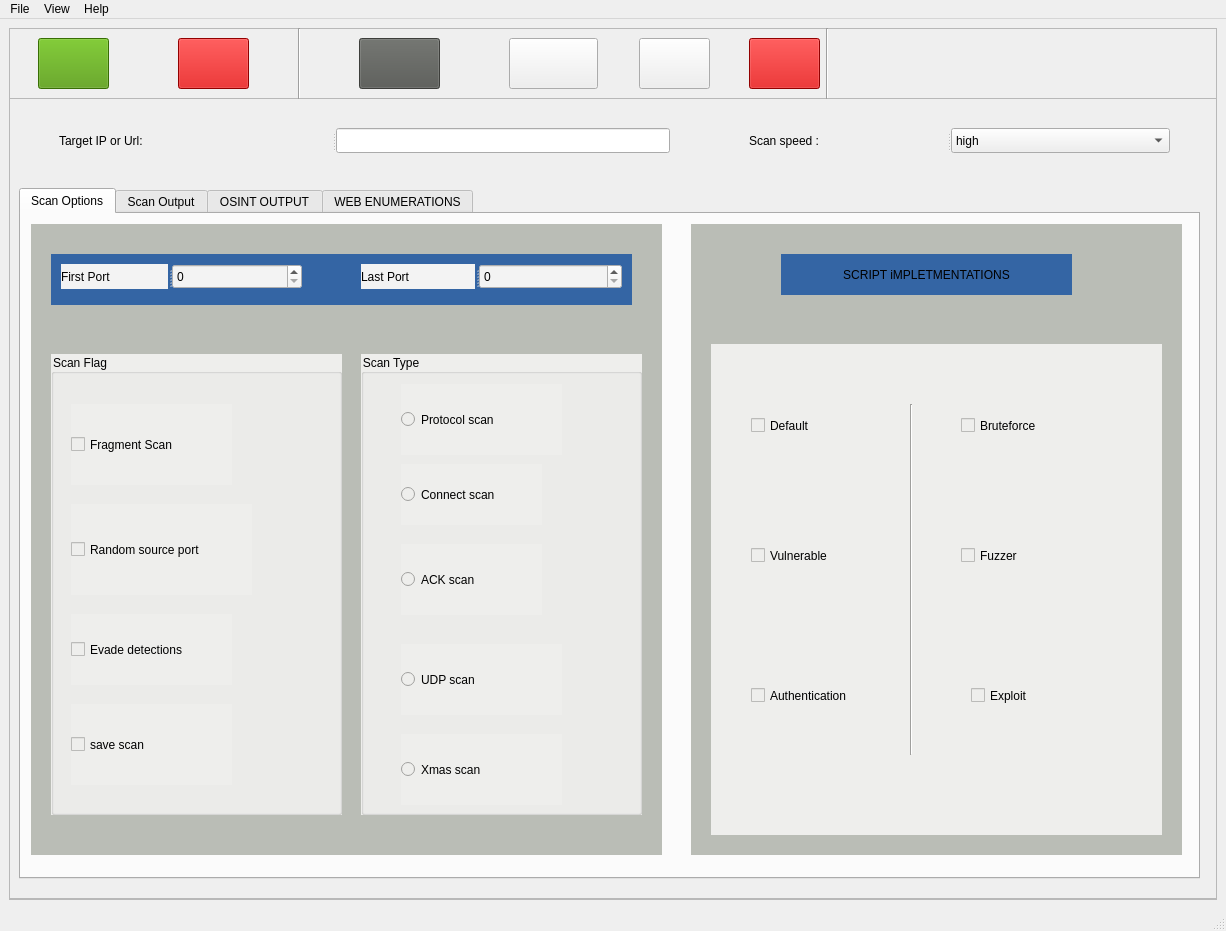
<?xml version="1.0" encoding="UTF-8"?>
<ui version="4.0">
 <class>MainWindow</class>
 <widget class="QMainWindow" name="MainWindow">
  <property name="geometry">
   <rect>
    <x>0</x>
    <y>0</y>
    <width>1226</width>
    <height>931</height>
   </rect>
  </property>
  <property name="windowTitle">
   <string>CYNIX NETWORK AND VULNERABILITY SCANNER</string>
  </property>
  <property name="windowIcon">
   <iconset resource="icons/NDMS.qrc">
    <normaloff>:/Icons/nmap_94081.png</normaloff>:/Icons/nmap_94081.png</iconset>
  </property>
  <property name="accessibleDescription">
   <string/>
  </property>
  <property name="styleSheet">
   <string notr="true"/>
  </property>
  <widget class="QWidget" name="centralwidget">
   <layout class="QVBoxLayout" name="verticalLayout">
    <item>
     <widget class="QFrame" name="frame">
      <property name="frameShape">
       <enum>QFrame::StyledPanel</enum>
      </property>
      <property name="frameShadow">
       <enum>QFrame::Raised</enum>
      </property>
      <widget class="QFrame" name="Parent_frame">
       <property name="geometry">
        <rect>
         <x>0</x>
         <y>0</y>
         <width>1211</width>
         <height>871</height>
        </rect>
       </property>
       <property name="styleSheet">
        <string notr="true"/>
       </property>
       <property name="frameShape">
        <enum>QFrame::StyledPanel</enum>
       </property>
       <property name="frameShadow">
        <enum>QFrame::Raised</enum>
       </property>
       <widget class="QFrame" name="Menubar_frame">
        <property name="geometry">
         <rect>
          <x>0</x>
          <y>0</y>
          <width>1211</width>
          <height>71</height>
         </rect>
        </property>
        <property name="frameShape">
         <enum>QFrame::StyledPanel</enum>
        </property>
        <property name="frameShadow">
         <enum>QFrame::Raised</enum>
        </property>
        <widget class="QWidget" name="startstop_widget" native="true">
         <property name="geometry">
          <rect>
           <x>-1</x>
           <y>0</y>
           <width>291</width>
           <height>71</height>
          </rect>
         </property>
         <widget class="QPushButton" name="startscanButton">
          <property name="geometry">
           <rect>
            <x>30</x>
            <y>10</y>
            <width>71</width>
            <height>51</height>
           </rect>
          </property>
          <property name="styleSheet">
           <string notr="true">background-color : rgb(78, 154, 6)</string>
          </property>
          <property name="text">
           <string/>
          </property>
          <property name="icon">
           <iconset resource="icons/NDMS.qrc">
            <normaloff>:/Icons/Start_37108.png</normaloff>:/Icons/Start_37108.png</iconset>
          </property>
          <property name="iconSize">
           <size>
            <width>40</width>
            <height>40</height>
           </size>
          </property>
         </widget>
         <widget class="QPushButton" name="stopscanButton">
          <property name="geometry">
           <rect>
            <x>170</x>
            <y>10</y>
            <width>71</width>
            <height>51</height>
           </rect>
          </property>
          <property name="styleSheet">
           <string notr="true">background-color : rgb(204, 0, 0)</string>
          </property>
          <property name="text">
           <string/>
          </property>
          <property name="icon">
           <iconset resource="icons/NDMS.qrc">
            <normaloff>:/Icons/cancel_stop_exit_1583.png</normaloff>:/Icons/cancel_stop_exit_1583.png</iconset>
          </property>
          <property name="iconSize">
           <size>
            <width>40</width>
            <height>40</height>
           </size>
          </property>
         </widget>
        </widget>
        <widget class="Line" name="menubar_line">
         <property name="geometry">
          <rect>
           <x>280</x>
           <y>0</y>
           <width>20</width>
           <height>71</height>
          </rect>
         </property>
         <property name="orientation">
          <enum>Qt::Vertical</enum>
         </property>
        </widget>
        <widget class="Line" name="line">
         <property name="geometry">
          <rect>
           <x>810</x>
           <y>0</y>
           <width>16</width>
           <height>71</height>
          </rect>
         </property>
         <property name="orientation">
          <enum>Qt::Vertical</enum>
         </property>
        </widget>
        <widget class="QPushButton" name="openScanFile_Button">
         <property name="geometry">
          <rect>
           <x>350</x>
           <y>10</y>
           <width>81</width>
           <height>51</height>
          </rect>
         </property>
         <property name="styleSheet">
          <string notr="true">background-color : rgb(85, 87, 83)</string>
         </property>
         <property name="text">
          <string/>
         </property>
         <property name="icon">
          <iconset resource="icons/NDMS.qrc">
           <normaloff>:/Icons/open-file_40455.png</normaloff>:/Icons/open-file_40455.png</iconset>
         </property>
         <property name="iconSize">
          <size>
           <width>50</width>
           <height>50</height>
          </size>
         </property>
        </widget>
        <widget class="QPushButton" name="exitAppButton">
         <property name="geometry">
          <rect>
           <x>740</x>
           <y>10</y>
           <width>71</width>
           <height>51</height>
          </rect>
         </property>
         <property name="styleSheet">
          <string notr="true">background-color : rgb(204, 0, 0)</string>
         </property>
         <property name="text">
          <string/>
         </property>
         <property name="icon">
          <iconset resource="icons/NDMS.qrc">
           <normaloff>:/Icons/button_exit_15724.png</normaloff>:/Icons/button_exit_15724.png</iconset>
         </property>
         <property name="iconSize">
          <size>
           <width>50</width>
           <height>50</height>
          </size>
         </property>
        </widget>
        <widget class="QPushButton" name="osint_Button">
         <property name="geometry">
          <rect>
           <x>500</x>
           <y>10</y>
           <width>89</width>
           <height>51</height>
          </rect>
         </property>
         <property name="whatsThis">
          <string>Discover more information about target(OSINT)</string>
         </property>
         <property name="text">
          <string/>
         </property>
         <property name="icon">
          <iconset resource="icons/NDMS.qrc">
           <normaloff>:/Icons/nmap_94081.png</normaloff>:/Icons/nmap_94081.png</iconset>
         </property>
         <property name="iconSize">
          <size>
           <width>50</width>
           <height>50</height>
          </size>
         </property>
        </widget>
        <widget class="QPushButton" name="WebEnum_Button">
         <property name="geometry">
          <rect>
           <x>630</x>
           <y>10</y>
           <width>71</width>
           <height>51</height>
          </rect>
         </property>
         <property name="styleSheet">
          <string notr="true"/>
         </property>
         <property name="text">
          <string/>
         </property>
         <property name="icon">
          <iconset resource="icons/NDMS.qrc">
           <normaloff>:/Icons/icons8-broken-link-64.png</normaloff>:/Icons/icons8-broken-link-64.png</iconset>
         </property>
         <property name="iconSize">
          <size>
           <width>50</width>
           <height>50</height>
          </size>
         </property>
        </widget>
       </widget>
       <widget class="QTabWidget" name="scanOutput_Tab">
        <property name="geometry">
         <rect>
          <x>10</x>
          <y>160</y>
          <width>1181</width>
          <height>691</height>
         </rect>
        </property>
        <property name="styleSheet">
         <string notr="true"/>
        </property>
        <property name="currentIndex">
         <number>0</number>
        </property>
        <widget class="QWidget" name="scanoption_tab">
         <attribute name="title">
          <string>Scan Options</string>
         </attribute>
         <widget class="QWidget" name="optionwidget_1" native="true">
          <property name="geometry">
           <rect>
            <x>10</x>
            <y>10</y>
            <width>631</width>
            <height>631</height>
           </rect>
          </property>
          <property name="styleSheet">
           <string notr="true">background-color : rgb(186, 189, 182)</string>
          </property>
          <widget class="QWidget" name="port_widget" native="true">
           <property name="geometry">
            <rect>
             <x>20</x>
             <y>30</y>
             <width>581</width>
             <height>51</height>
            </rect>
           </property>
           <property name="styleSheet">
            <string notr="true">background-color :rgb(52, 101, 164)</string>
           </property>
           <widget class="QSplitter" name="firstport_splitter">
            <property name="geometry">
             <rect>
              <x>10</x>
              <y>10</y>
              <width>241</width>
              <height>25</height>
             </rect>
            </property>
            <property name="orientation">
             <enum>Qt::Horizontal</enum>
            </property>
            <widget class="QLabel" name="firstport_label">
             <property name="styleSheet">
              <string notr="true">background-color : rgb(243, 243, 243)</string>
             </property>
             <property name="text">
              <string>First Port</string>
             </property>
            </widget>
            <widget class="QSpinBox" name="firstPort">
             <property name="styleSheet">
              <string notr="true">background-color : rgb(243, 243, 243)</string>
             </property>
             <property name="minimum">
              <number>0</number>
             </property>
             <property name="maximum">
              <number>65536</number>
             </property>
            </widget>
           </widget>
           <widget class="QSplitter" name="lastport_splitter">
            <property name="geometry">
             <rect>
              <x>310</x>
              <y>10</y>
              <width>261</width>
              <height>25</height>
             </rect>
            </property>
            <property name="orientation">
             <enum>Qt::Horizontal</enum>
            </property>
            <widget class="QLabel" name="lastport_label">
             <property name="styleSheet">
              <string notr="true">background-color : rgb(243, 243, 243)</string>
             </property>
             <property name="text">
              <string>Last Port</string>
             </property>
            </widget>
            <widget class="QSpinBox" name="lastPort">
             <property name="accessibleDescription">
              <string extracomment="enter last port range to scan"/>
             </property>
             <property name="styleSheet">
              <string notr="true">background-color : rgb(243, 243, 243)</string>
             </property>
             <property name="maximum">
              <number>65536</number>
             </property>
             <property name="displayIntegerBase">
              <number>10</number>
             </property>
            </widget>
           </widget>
          </widget>
          <widget class="QGroupBox" name="groupBox">
           <property name="geometry">
            <rect>
             <x>330</x>
             <y>130</y>
             <width>281</width>
             <height>461</height>
            </rect>
           </property>
           <property name="styleSheet">
            <string notr="true">background-color : rgb(238, 238, 236)</string>
           </property>
           <property name="title">
            <string>Scan Type</string>
           </property>
           <widget class="QRadioButton" name="Versionscan_button">
            <property name="geometry">
             <rect>
              <x>40</x>
              <y>30</y>
              <width>161</width>
              <height>71</height>
             </rect>
            </property>
            <property name="text">
             <string>Protocol scan</string>
            </property>
           </widget>
           <widget class="QRadioButton" name="UDPscan_button">
            <property name="geometry">
             <rect>
              <x>40</x>
              <y>290</y>
              <width>161</width>
              <height>71</height>
             </rect>
            </property>
            <property name="text">
             <string>UDP scan</string>
            </property>
           </widget>
           <widget class="QRadioButton" name="Xmasscan_button">
            <property name="geometry">
             <rect>
              <x>40</x>
              <y>380</y>
              <width>161</width>
              <height>71</height>
             </rect>
            </property>
            <property name="text">
             <string>Xmas scan</string>
            </property>
           </widget>
           <widget class="QRadioButton" name="ACKscan_button">
            <property name="geometry">
             <rect>
              <x>40</x>
              <y>190</y>
              <width>141</width>
              <height>71</height>
             </rect>
            </property>
            <property name="text">
             <string>ACK scan</string>
            </property>
           </widget>
           <widget class="QRadioButton" name="Connectscan_button">
            <property name="geometry">
             <rect>
              <x>40</x>
              <y>110</y>
              <width>141</width>
              <height>61</height>
             </rect>
            </property>
            <property name="text">
             <string>Connect scan</string>
            </property>
           </widget>
          </widget>
          <widget class="QGroupBox" name="groupBox_2">
           <property name="geometry">
            <rect>
             <x>20</x>
             <y>130</y>
             <width>291</width>
             <height>461</height>
            </rect>
           </property>
           <property name="styleSheet">
            <string notr="true">background-color : rgb(238, 238, 236)</string>
           </property>
           <property name="title">
            <string>Scan Flag</string>
           </property>
           <widget class="QCheckBox" name="frag_checkBox">
            <property name="geometry">
             <rect>
              <x>20</x>
              <y>50</y>
              <width>161</width>
              <height>81</height>
             </rect>
            </property>
            <property name="text">
             <string>Fragment Scan</string>
            </property>
           </widget>
           <widget class="QCheckBox" name="savescan_checkBox">
            <property name="geometry">
             <rect>
              <x>20</x>
              <y>350</y>
              <width>161</width>
              <height>81</height>
             </rect>
            </property>
            <property name="text">
             <string>save scan</string>
            </property>
           </widget>
           <widget class="QCheckBox" name="portchanger_checkBox">
            <property name="geometry">
             <rect>
              <x>20</x>
              <y>150</y>
              <width>181</width>
              <height>91</height>
             </rect>
            </property>
            <property name="text">
             <string>Random source port</string>
            </property>
           </widget>
           <widget class="QCheckBox" name="evadedetection_checkBox">
            <property name="geometry">
             <rect>
              <x>20</x>
              <y>260</y>
              <width>161</width>
              <height>71</height>
             </rect>
            </property>
            <property name="text">
             <string>Evade detections</string>
            </property>
           </widget>
          </widget>
         </widget>
         <widget class="QWidget" name="scripOptionsGroup" native="true">
          <property name="enabled">
           <bool>true</bool>
          </property>
          <property name="geometry">
           <rect>
            <x>670</x>
            <y>10</y>
            <width>491</width>
            <height>631</height>
           </rect>
          </property>
          <property name="autoFillBackground">
           <bool>false</bool>
          </property>
          <property name="styleSheet">
           <string notr="true">background-color : rgb(186, 189, 182)</string>
          </property>
          <widget class="QWidget" name="scriptCateg" native="true">
           <property name="geometry">
            <rect>
             <x>20</x>
             <y>120</y>
             <width>451</width>
             <height>491</height>
            </rect>
           </property>
           <property name="styleSheet">
            <string notr="true">background-color : rgb(238, 238, 236)</string>
           </property>
           <widget class="QCheckBox" name="defaultScript">
            <property name="geometry">
             <rect>
              <x>40</x>
              <y>70</y>
              <width>91</width>
              <height>23</height>
             </rect>
            </property>
            <property name="text">
             <string>Default </string>
            </property>
            <property name="checked">
             <bool>false</bool>
            </property>
           </widget>
           <widget class="QCheckBox" name="vulnScript">
            <property name="geometry">
             <rect>
              <x>40</x>
              <y>200</y>
              <width>101</width>
              <height>23</height>
             </rect>
            </property>
            <property name="text">
             <string>Vulnerable </string>
            </property>
           </widget>
           <widget class="QCheckBox" name="exploitScript">
            <property name="geometry">
             <rect>
              <x>260</x>
              <y>340</y>
              <width>141</width>
              <height>23</height>
             </rect>
            </property>
            <property name="text">
             <string>Exploit </string>
            </property>
           </widget>
           <widget class="QCheckBox" name="authScriopt">
            <property name="geometry">
             <rect>
              <x>40</x>
              <y>340</y>
              <width>121</width>
              <height>23</height>
             </rect>
            </property>
            <property name="text">
             <string>Authentication</string>
            </property>
           </widget>
           <widget class="QCheckBox" name="bruteScript">
            <property name="geometry">
             <rect>
              <x>250</x>
              <y>70</y>
              <width>141</width>
              <height>23</height>
             </rect>
            </property>
            <property name="text">
             <string>Bruteforce</string>
            </property>
           </widget>
           <widget class="Line" name="menubar_line_2">
            <property name="geometry">
             <rect>
              <x>190</x>
              <y>60</y>
              <width>20</width>
              <height>351</height>
             </rect>
            </property>
            <property name="orientation">
             <enum>Qt::Vertical</enum>
            </property>
           </widget>
           <widget class="QCheckBox" name="fuzzScript">
            <property name="geometry">
             <rect>
              <x>250</x>
              <y>200</y>
              <width>141</width>
              <height>23</height>
             </rect>
            </property>
            <property name="text">
             <string>Fuzzer</string>
            </property>
           </widget>
          </widget>
          <widget class="QLabel" name="script_implementation_label">
           <property name="geometry">
            <rect>
             <x>90</x>
             <y>30</y>
             <width>291</width>
             <height>41</height>
            </rect>
           </property>
           <property name="styleSheet">
            <string notr="true">background-color : rgb(52, 101, 164)</string>
           </property>
           <property name="text">
            <string>SCRIPT iMPLETMENTATIONS</string>
           </property>
           <property name="alignment">
            <set>Qt::AlignCenter</set>
           </property>
          </widget>
         </widget>
        </widget>
        <widget class="QWidget" name="scanoutput_tab">
         <attribute name="title">
          <string>Scan Output</string>
         </attribute>
         <widget class="QScrollArea" name="displayresults">
          <property name="geometry">
           <rect>
            <x>10</x>
            <y>10</y>
            <width>1161</width>
            <height>641</height>
           </rect>
          </property>
          <property name="sizeAdjustPolicy">
           <enum>QAbstractScrollArea::AdjustToContents</enum>
          </property>
          <property name="widgetResizable">
           <bool>true</bool>
          </property>
          <widget class="QWidget" name="scrollAreaWidgetContents">
           <property name="geometry">
            <rect>
             <x>0</x>
             <y>0</y>
             <width>1159</width>
             <height>639</height>
            </rect>
           </property>
           <widget class="QTextEdit" name="scanResult_TextEdit">
            <property name="geometry">
             <rect>
              <x>10</x>
              <y>10</y>
              <width>1141</width>
              <height>621</height>
             </rect>
            </property>
            <property name="sizeAdjustPolicy">
             <enum>QAbstractScrollArea::AdjustIgnored</enum>
            </property>
            <property name="undoRedoEnabled">
             <bool>false</bool>
            </property>
            <property name="readOnly">
             <bool>true</bool>
            </property>
            <property name="placeholderText">
             <string>RESULTS FROM SCANS WILL APPEAR HERE.</string>
            </property>
           </widget>
          </widget>
         </widget>
        </widget>
        <widget class="QWidget" name="osintOutput_tab">
         <attribute name="title">
          <string>OSINT OUTPUT</string>
         </attribute>
         <widget class="QScrollArea" name="scrollArea">
          <property name="geometry">
           <rect>
            <x>10</x>
            <y>10</y>
            <width>1151</width>
            <height>641</height>
           </rect>
          </property>
          <property name="widgetResizable">
           <bool>true</bool>
          </property>
          <widget class="QWidget" name="scrollAreaWidgetContents_3">
           <property name="geometry">
            <rect>
             <x>0</x>
             <y>0</y>
             <width>1149</width>
             <height>639</height>
            </rect>
           </property>
           <widget class="QTextEdit" name="osintResult_TextEdit">
            <property name="geometry">
             <rect>
              <x>10</x>
              <y>10</y>
              <width>1131</width>
              <height>621</height>
             </rect>
            </property>
            <property name="readOnly">
             <bool>true</bool>
            </property>
            <property name="placeholderText">
             <string>ANY  SERVICES ON THE INTERNET THAT MAY FURTHER EXPOSE THEIR SYSTEMS WILL BE DISPLAYED HERE IF AVAILABLE</string>
            </property>
           </widget>
          </widget>
         </widget>
        </widget>
        <widget class="QWidget" name="webOutput_tab">
         <attribute name="title">
          <string>WEB ENUMERATIONS</string>
         </attribute>
         <widget class="QScrollArea" name="scrollArea_2">
          <property name="geometry">
           <rect>
            <x>10</x>
            <y>10</y>
            <width>1151</width>
            <height>631</height>
           </rect>
          </property>
          <property name="widgetResizable">
           <bool>true</bool>
          </property>
          <widget class="QWidget" name="scrollAreaWidgetContents_4">
           <property name="geometry">
            <rect>
             <x>0</x>
             <y>0</y>
             <width>1149</width>
             <height>629</height>
            </rect>
           </property>
           <widget class="QTextEdit" name="webResult_TextEdit">
            <property name="geometry">
             <rect>
              <x>10</x>
              <y>10</y>
              <width>1131</width>
              <height>611</height>
             </rect>
            </property>
            <property name="tabChangesFocus">
             <bool>false</bool>
            </property>
            <property name="documentTitle">
             <string/>
            </property>
            <property name="readOnly">
             <bool>true</bool>
            </property>
            <property name="placeholderText">
             <string>ANY SUB DOMAIN AND WEB DIRECTORIES DISCOVERED OF A POSSIBLE WEB SERVER TARGET WILL BE DISPLAYED HERE</string>
            </property>
           </widget>
          </widget>
         </widget>
        </widget>
       </widget>
       <widget class="QWidget" name="scaninput_widget" native="true">
        <property name="geometry">
         <rect>
          <x>10</x>
          <y>80</y>
          <width>1201</width>
          <height>61</height>
         </rect>
        </property>
        <widget class="QSplitter" name="splitter">
         <property name="geometry">
          <rect>
           <x>40</x>
           <y>20</y>
           <width>611</width>
           <height>25</height>
          </rect>
         </property>
         <property name="orientation">
          <enum>Qt::Horizontal</enum>
         </property>
         <widget class="QLabel" name="target_label">
          <property name="text">
           <string>Target IP or Url: </string>
          </property>
          <property name="wordWrap">
           <bool>false</bool>
          </property>
         </widget>
         <widget class="QLineEdit" name="target_input"/>
        </widget>
        <widget class="QSplitter" name="splitter_2">
         <property name="geometry">
          <rect>
           <x>730</x>
           <y>20</y>
           <width>421</width>
           <height>25</height>
          </rect>
         </property>
         <property name="orientation">
          <enum>Qt::Horizontal</enum>
         </property>
         <widget class="QLabel" name="scanspeed_label">
          <property name="contextMenuPolicy">
           <enum>Qt::NoContextMenu</enum>
          </property>
          <property name="text">
           <string>Scan speed : </string>
          </property>
          <property name="textFormat">
           <enum>Qt::AutoText</enum>
          </property>
          <property name="alignment">
           <set>Qt::AlignLeading|Qt::AlignLeft|Qt::AlignVCenter</set>
          </property>
          <property name="wordWrap">
           <bool>true</bool>
          </property>
         </widget>
         <widget class="QComboBox" name="scanspeed">
          <property name="cursor">
           <cursorShape>ArrowCursor</cursorShape>
          </property>
          <property name="tabletTracking">
           <bool>false</bool>
          </property>
          <property name="focusPolicy">
           <enum>Qt::NoFocus</enum>
          </property>
          <property name="contextMenuPolicy">
           <enum>Qt::PreventContextMenu</enum>
          </property>
          <property name="acceptDrops">
           <bool>true</bool>
          </property>
          <property name="editable">
           <bool>false</bool>
          </property>
          <property name="currentText">
           <string>high</string>
          </property>
          <property name="currentIndex">
           <number>0</number>
          </property>
          <property name="insertPolicy">
           <enum>QComboBox::InsertAtBottom</enum>
          </property>
          <property name="sizeAdjustPolicy">
           <enum>QComboBox::AdjustToContents</enum>
          </property>
          <property name="modelColumn">
           <number>0</number>
          </property>
          <item>
           <property name="text">
            <string>high</string>
           </property>
          </item>
          <item>
           <property name="text">
            <string>moderate</string>
           </property>
          </item>
          <item>
           <property name="text">
            <string>low</string>
           </property>
          </item>
         </widget>
        </widget>
       </widget>
      </widget>
     </widget>
    </item>
   </layout>
  </widget>
  <widget class="QMenuBar" name="menubar">
   <property name="geometry">
    <rect>
     <x>0</x>
     <y>0</y>
     <width>1226</width>
     <height>22</height>
    </rect>
   </property>
   <widget class="QMenu" name="menuFile">
    <property name="title">
     <string>File</string>
    </property>
   </widget>
   <widget class="QMenu" name="menuView">
    <property name="title">
     <string>View</string>
    </property>
    <addaction name="actionlog"/>
   </widget>
   <widget class="QMenu" name="menuHelp">
    <property name="title">
     <string>Help</string>
    </property>
    <addaction name="actionfind_out_more"/>
   </widget>
   <addaction name="menuFile"/>
   <addaction name="menuView"/>
   <addaction name="menuHelp"/>
  </widget>
  <widget class="QStatusBar" name="statusbar"/>
  <action name="actionopen_target_file">
   <property name="text">
    <string> open target file</string>
   </property>
  </action>
  <action name="actionsave_scan">
   <property name="text">
    <string>save scan</string>
   </property>
  </action>
  <action name="actionopen_scan_file">
   <property name="text">
    <string>open scan file</string>
   </property>
  </action>
  <action name="actionfind_out_more">
   <property name="text">
    <string>find out more</string>
   </property>
  </action>
  <action name="actionlog">
   <property name="text">
    <string>scan logs</string>
   </property>
  </action>
 </widget>
 <resources>
  <include location="icons/NDMS.qrc"/>
 </resources>
 <connections/>
</ui>
